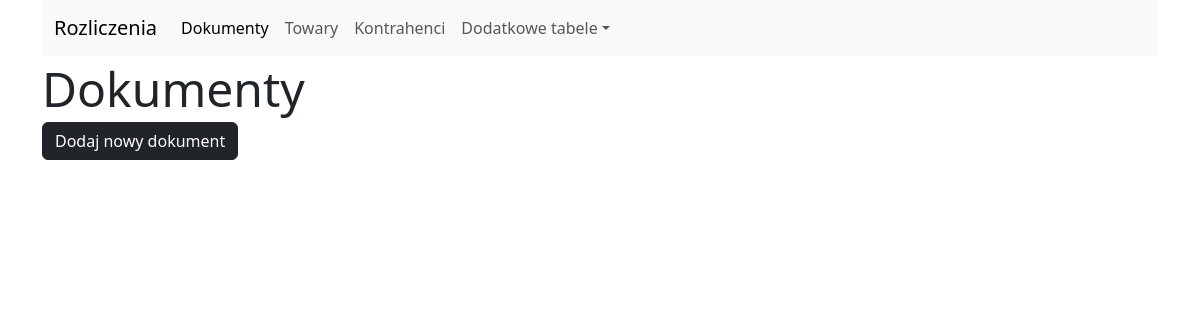
The page /documents/list on the database as committed earlier.
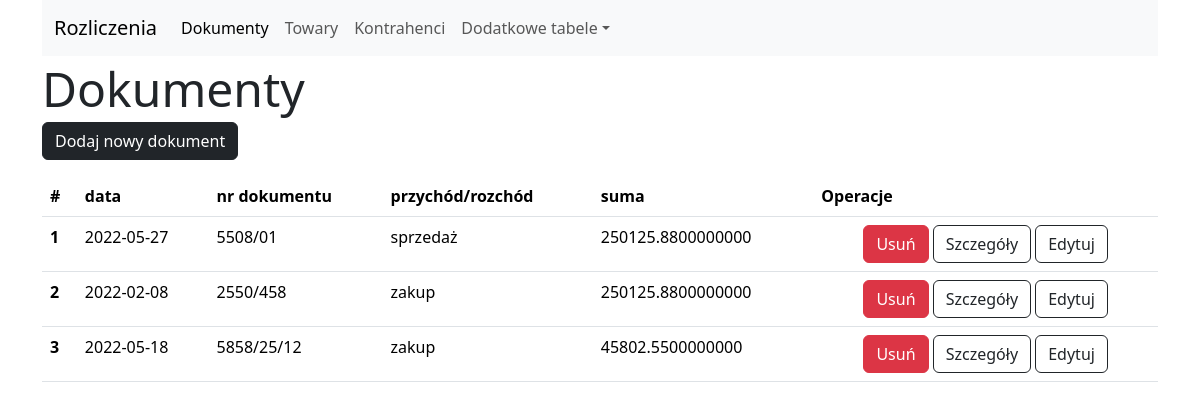
The same page on the database as committed later.
### tables this page shows
CREATE TABLE documents (
	id INTEGER NOT NULL, 
	document_title VARCHAR(50) NOT NULL, 
	date DATE NOT NULL, 
	document_sum NUMERIC NOT NULL, 
	operation_id INTEGER, 
	description VARCHAR, 
	PRIMARY KEY (id), 
	FOREIGN KEY(operation_id) REFERENCES operations (id)
);

CREATE TABLE operations (
	id INTEGER NOT NULL, 
	name VARCHAR(15) NOT NULL, 
	PRIMARY KEY (id)
);

### blueprints/documents_bp.py (the view)
@documents_blueprint.route('/documents/list')
def documents_list():
    request_params = request.args.to_dict()
    if request_params and request_params.get('mode') == 'remove':
        id_elem = request_params.get('id_elem')
        if id_elem:
            db.remove_document(int(id_elem))
            return redirect('/documents/list')
    list_data = db.show_all_documents()
    return render_template('custom_forms/documents.html', settings=settings, page_state='list', list_data=list_data)

### db_cms/db_cms_core.py (called while the page is built)
    def show_all_documents(self):
        columns = [self.documents.c.id, self.documents.c.document_title, self.documents.c.date,
                   self.documents.c.document_sum, self.documents.c.description,
                   self.operations.c.name.label('operation')]
        selected = select(columns)
        selected = selected.select_from(
            self.documents.join(self.operations, self.documents.c.operation_id == self.operations.c.id))
        with self.__engine__.connect() as conn:
            return conn.execute(selected).all()

### templates/custom_forms/documents.html (shortened to what this page needs)
{% extends "simple_forms/base.html" %}
{% from 'bootstrap5/form.html' import render_field %}
    {% block element_list %}
    {% if page_state == 'list': %}
    <a href="/items/new" class="btn btn-dark">{{settings['button_name']}}</a>
    {% endif %}
    {% if list_data: %}
    <table class="table my-3">
        <thead>
        <tr>
            <th scope="col">#</th>
            {% for column_title in settings['table_headers']: %}
            <th scope="col">{{column_title}}</th>
            {% endfor%}
            <th scope="col">Operacje</th>
        </tr>
        </thead>
        <tbody>
        {% for row in list_data: %}
        <tr>
            <th scope="row">{{loop.index}}</th>
            <td>{{row['date']}}</td>
            <td>{{row['document_title']}}</td>
            <td>{{row['operation']}}</td>
            <td>{{row['document_sum']}}</td>
            <td class="text-center">
                <button class="btn btn-danger remove-button" data-bs-toggle="modal" data-bs-target="#deleteElementModal"
                        data-id="{{row['id']}}" data-name="{{row['document_title']}}">Usuń
                </button>
                <a class="btn border-1 border-dark" href="{{'/documents/details/' ~ row['id']}}">Szczegóły</a>
                <a class="btn border-1 border-dark" href="{{'/documents/edit/' ~ row['id']}}">Edytuj</a>
            </td>
        </tr>
        {% endfor %}
        </tbody>
    </table>
    {% endif %}
    {% endblock %}

Rows that differ between the two databases and show on the page:
added documents: date "2022-05-27", document_title "5508/01", operation "sprzedaż", document_sum "250125.8800000000"
added documents: date "2022-02-08", document_title "2550/458", operation "zakup", document_sum "250125.8800000000"
added documents: date "2022-05-18", document_title "5858/25/12", operation "zakup", document_sum "45802.5500000000"
Other text that changed with them:
text now shown: "# Operacje"
new list line: "data"
new list line: "nr dokumentu"
new list line: "przychód/rozchód"
new list line: "suma"
